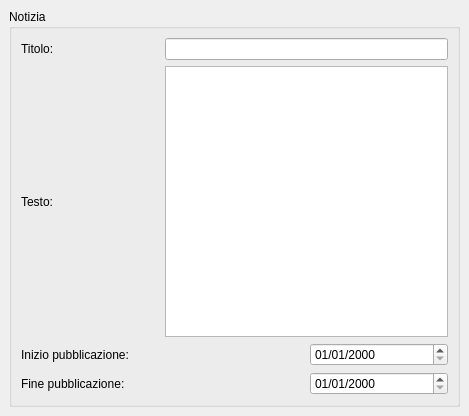
<?xml version="1.0" encoding="UTF-8"?>
<ui version="4.0">
 <class>MainWindow</class>
 <widget class="QMainWindow" name="MainWindow">
  <property name="geometry">
   <rect>
    <x>0</x>
    <y>0</y>
    <width>469</width>
    <height>416</height>
   </rect>
  </property>
  <property name="windowTitle">
   <string>Notizia URP</string>
  </property>
  <widget class="QWidget" name="centralwidget">
   <layout class="QVBoxLayout" name="verticalLayout">
    <item>
     <widget class="QGroupBox" name="groupBox">
      <property name="title">
       <string>Notizia</string>
      </property>
      <layout class="QGridLayout" name="gridLayout">
       <item row="0" column="0">
        <widget class="QLabel" name="label">
         <property name="text">
          <string>Titolo:</string>
         </property>
        </widget>
       </item>
       <item row="0" column="1" colspan="2">
        <widget class="QLineEdit" name="lineEdit">
         <property name="column" stdset="0">
          <string>titolo</string>
         </property>
        </widget>
       </item>
       <item row="1" column="0">
        <widget class="QLabel" name="label_2">
         <property name="text">
          <string>Testo:</string>
         </property>
        </widget>
       </item>
       <item row="1" column="1" colspan="2">
        <widget class="QTextEdit" name="textEdit">
         <property name="column" stdset="0">
          <string>testo</string>
         </property>
        </widget>
       </item>
       <item row="2" column="0" colspan="2">
        <widget class="QLabel" name="label_3">
         <property name="text">
          <string>Inizio pubblicazione:</string>
         </property>
        </widget>
       </item>
       <item row="2" column="2">
        <widget class="com.axiastudio.pypapi.ui.widgets.PyPaPiDateEdit" name="dateEdit">
         <property name="displayFormat">
          <string>dd/MM/yyyy</string>
         </property>
         <property name="column" stdset="0">
          <string>iniziopubblicazione</string>
         </property>
        </widget>
       </item>
       <item row="3" column="0" colspan="2">
        <widget class="QLabel" name="label_4">
         <property name="text">
          <string>Fine pubblicazione:</string>
         </property>
        </widget>
       </item>
       <item row="3" column="2">
        <widget class="com.axiastudio.pypapi.ui.widgets.PyPaPiDateEdit" name="dateEdit_2">
         <property name="displayFormat">
          <string>dd/MM/yyyy</string>
         </property>
         <property name="column" stdset="0">
          <string>finepubblicazione</string>
         </property>
        </widget>
       </item>
      </layout>
     </widget>
    </item>
   </layout>
  </widget>
 </widget>
 <customwidgets>
  <customwidget>
   <class>com.axiastudio.pypapi.ui.widgets.PyPaPiDateEdit</class>
   <extends>QDateEdit</extends>
   <header>pypapidateedit.h</header>
  </customwidget>
 </customwidgets>
 <resources/>
 <connections/>
</ui>
